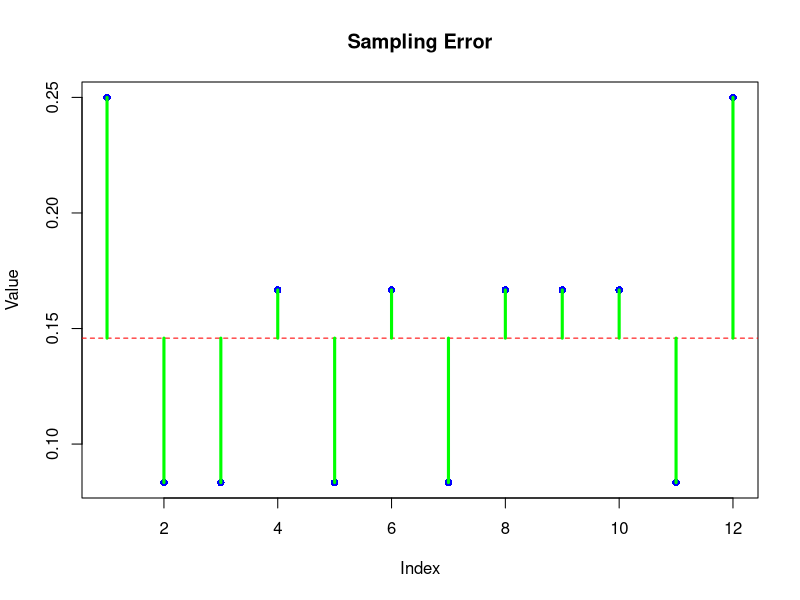

The R script that drew this image:

##Here we'll look at sampling error. 

#Data you collected in class by throwing a die 12 times. How often did you get a 6? 
Data <- c(3, 1, 1, 2, 1, 2, 1, 2, 2, 2, 1, 3)/12

# Plotting the values
plot(Data, type = "p", col = "blue", pch = 16, 
     xlab = "Index", ylab = "Value", 
     main = "Sampling Error")
# Calculate the mean of the data
mean_value <- mean(Data)
# Add a horizontal line at the mean value
abline(h = mean_value, col = "red", lty = 2)

# Add vertical lines from each point to the mean
for(i in 1:length(Data)) {
  segments(x0 = i, y0 = Data[i], 
           x1 = i, y1 = mean_value, col = "green", lty = 1,
           lwd = 3)
}


